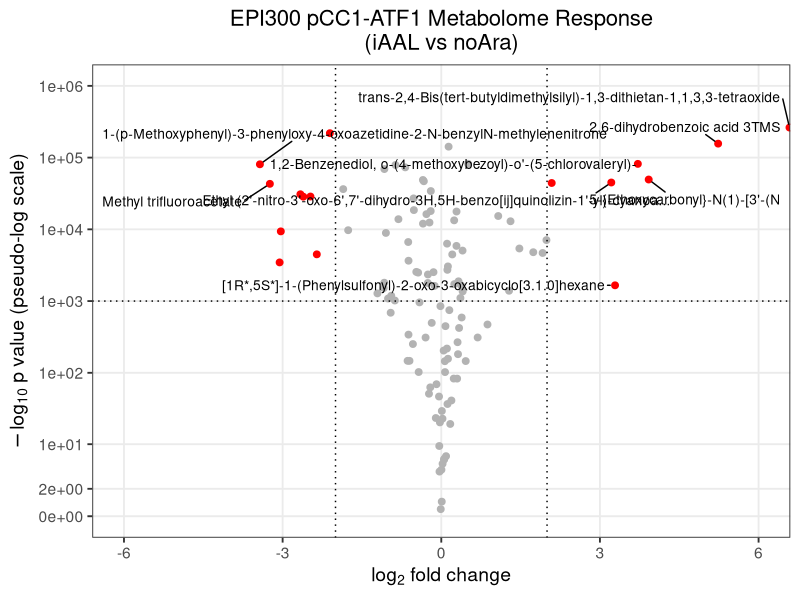
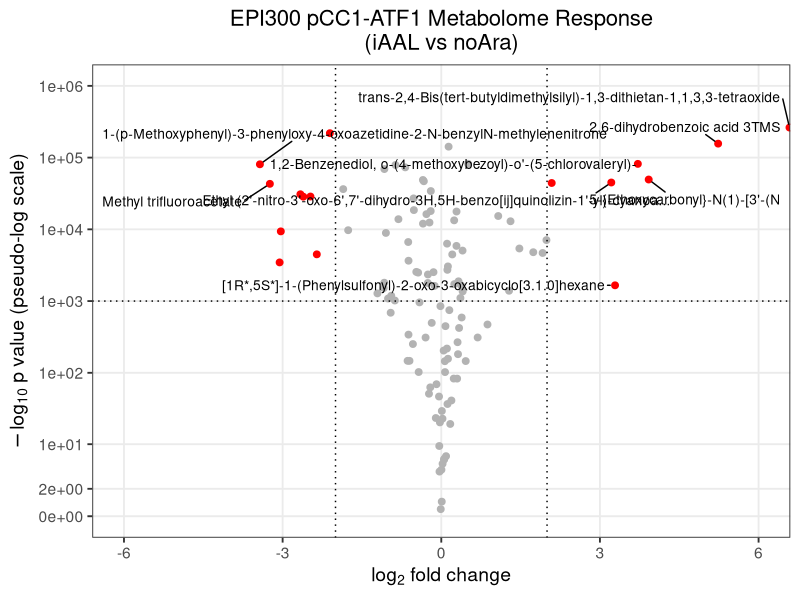

Source code (R) for these figures, in order:
# ============================================================
# Volcano plot: EPI300_pCC1_ATF1 (iAAL vs noAra)
# Styled to match Met_EPPCC1_EPFOS_iAA_Volcano.png
# ============================================================

library(tidyverse)   # dplyr, ggplot2, readr
library(ggrepel)     # non-overlapping labels with leader lines

# ---- 1. Load data -------------------------------------------------
# Expects a CSV with columns: Name, EPI300_pCC1_ATF1_noAra, EPI300_pCC1_ATF1_iAAL
df <- read_csv("EPI300_pCC1_ATF1_noAraiAAlCla.csv", show_col_types = FALSE) %>%
  filter(Name != "0", !is.na(EPI300_pCC1_ATF1_noAra), !is.na(EPI300_pCC1_ATF1_iAAL))

# ---- 2. Fold change -------------------------------------------------
total_noAra <- sum(df$EPI300_pCC1_ATF1_noAra)
total_iAAL  <- sum(df$EPI300_pCC1_ATF1_iAAL)

df <- df %>%
  mutate(
    prop_noAra = EPI300_pCC1_ATF1_noAra / total_noAra,
    prop_iAAL  = EPI300_pCC1_ATF1_iAAL  / total_iAAL,
    log2FC     = log2(prop_iAAL / prop_noAra)
  )

# ---- 3. Significance ------------------------------------------------
# NOTE: this dataset has ONE measurement per compound per condition (no
# biological replicates), so a textbook p-value isn't really available.
# As a stand-in, this uses a two-proportion z-test of each compound's
# share of the total signal in iAAL vs noAra. Treat these p-values as a
# rough, exploratory ranking, NOT true biological significance — with
# replicate data, swap this block out for a proper t-test/limma/DESeq2 call.
#
# IMPORTANT: with counts in the hundreds of millions, pnorm() underflows
# to exactly 0 for most points (-log10(0) = Inf). Compute in log-space
# with log.p = TRUE instead, which stays finite and preserves ranking.
df <- df %>%
  rowwise() %>%
  mutate(
    p_pool    = (EPI300_pCC1_ATF1_noAra + EPI300_pCC1_ATF1_iAAL) / (total_noAra + total_iAAL),
    se        = sqrt(p_pool * (1 - p_pool) * (1/total_noAra + 1/total_iAAL)),
    z         = (prop_iAAL - prop_noAra) / se,
    log_p_one_tail = pnorm(-abs(z), log.p = TRUE),           # natural log, one-tailed
    neglog10p_raw  = -(log_p_one_tail + log(2)) / log(10)    # two-tailed, base-10, finite
  ) %>%
  ungroup()

# ---- 4. Y-axis scale --------------------------------------------------
# The raw values above span an enormous range (roughly 0 to several
# hundred thousand) — a huge-N artifact, not real biological signal
# (flagged earlier). A hard cap just pins everything to one flat line.
# Instead, plot on a "pseudo-log" scale: it behaves like log10 for large
# values but stays linear near zero, so points spread out across the
# panel instead of stacking at a ceiling. No capping/clipping of values
# needed — every point keeps its true relative position.
df <- df %>% mutate(neglog10p = neglog10p_raw)

# ---- 5. Flag significant hits ---------------------------------------
fc_cutoff <- 2       # |log2FC| threshold (dotted vertical lines at -2, 2)
p_cutoff  <- 1000     # -log10(p) threshold (dotted horizontal line at 1e3)

df <- df %>%
  mutate(significant = abs(log2FC) > fc_cutoff & neglog10p_raw > p_cutoff)

# Only label a handful of the most extreme hits (by fold change, among
# significant points) so labels stay legible instead of overlapping.
top_labels <- df %>%
  filter(significant) %>%
  distinct(Name, .keep_all = TRUE) %>%
  slice_max(abs(log2FC), n = 8, with_ties = FALSE) %>%
  pull(Name)

df <- df %>% mutate(label = ifelse(Name %in% top_labels, Name, NA))

# ---- 6. Plot ----------------------------------------------------------
p <- ggplot(df, aes(x = log2FC, y = neglog10p)) +
  geom_point(aes(color = significant), size = 2, show.legend = FALSE) +
  scale_color_manual(values = c(`TRUE` = "red", `FALSE` = "grey70")) +
  geom_vline(xintercept = c(-fc_cutoff, fc_cutoff), linetype = "dotted") +
  geom_hline(yintercept = p_cutoff, linetype = "dotted") +
  geom_text_repel(
    aes(label = label),
    size = 3.5,
    max.overlaps = Inf,
    segment.color = "black",
    box.padding = 0.5,
    point.padding = 0.3,
    min.segment.length = 0,
    force = 2,
    seed = 42
  ) +
  coord_cartesian(xlim = c(-6, 6), ylim = c(0, 1e6)) +
  scale_y_continuous(
    trans = scales::pseudo_log_trans(base = 10),
    breaks = c(0, 2, 10, 100, 1000, 10000, 100000, 1000000)
  ) +
  labs(
    title = "EPI300 pCC1-ATF1 Metabolome Response\n(iAAL vs noAra)",
    x = expression(log[2]~fold~change),
    y = expression(-log[10]~p~value~"(pseudo-log scale)")
  ) +
  theme_bw(base_size = 14) +
  theme(
    plot.title = element_text(hjust = 0.5, size = 16),
    panel.grid.minor = element_blank(),
    axis.title = element_text(size = 14)
  )

print(p)

ggsave("EPI300_ATF1_iAAL_volcano.png", p, width = 10, height = 8, dpi = 300)
